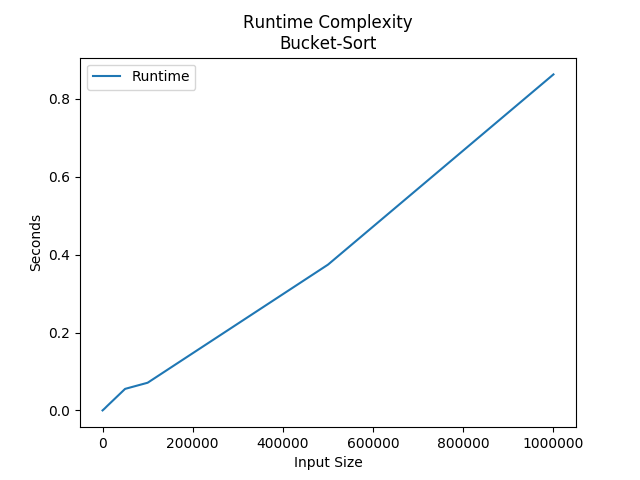

Python code for this plot:
import matplotlib.pyplot as plt
import numpy as np

x, y = np.loadtxt('bucket_sort.txt', delimiter=',', unpack=True)
plt.plot(x,y, label='Runtime')

plt.xlabel('Input Size')
plt.ylabel('Seconds')
plt.title('Runtime Complexity\nBucket-Sort')
plt.legend()
plt.show()
